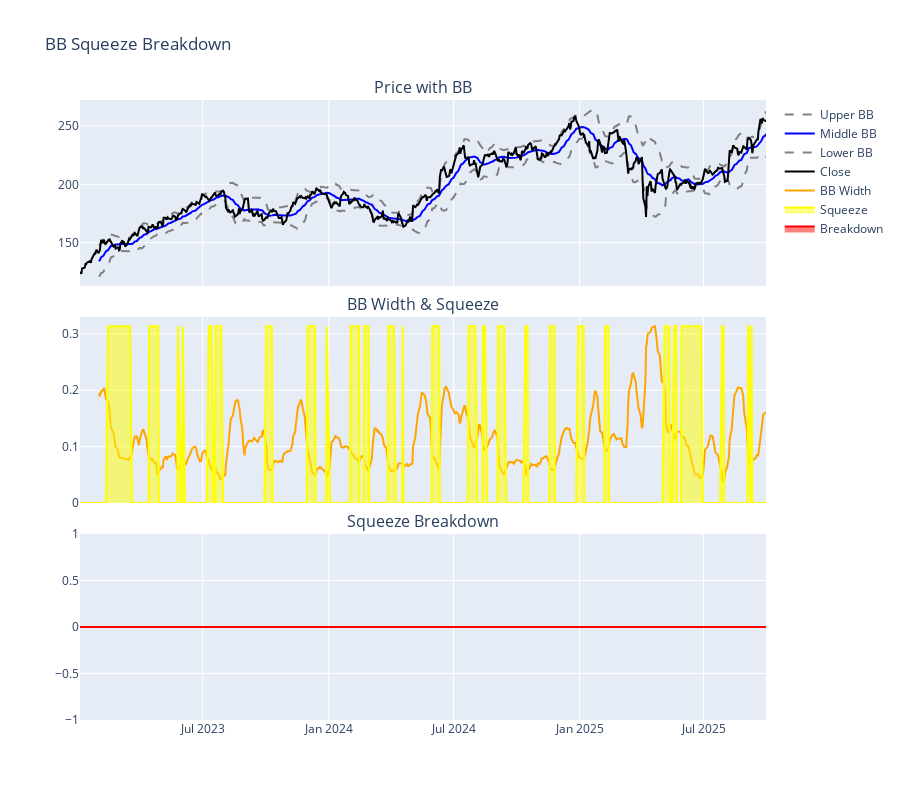

The notebook cell this image was saved under:
### Markdown cell above
## 8. Bollinger Band Squeeze Breakdown

BB squeeze (low volatility, band width at 20-day low) followed by breakdown below lower band. Often precedes sharp reversal.

### Code cell
df = detect_bb_squeeze_breakdown(df)

fig = make_subplots(rows=3, cols=1, shared_xaxes=True, vertical_spacing=0.05,
                    subplot_titles=('Price with BB', 'BB Width & Squeeze', 'Squeeze Breakdown'))

fig.add_trace(go.Scatter(x=df['date'], y=df['bb_upper'], name='Upper BB',
                        line=dict(color='gray', dash='dash')), row=1, col=1)
fig.add_trace(go.Scatter(x=df['date'], y=df['bb_middle'], name='Middle BB',
                        line=dict(color='blue')), row=1, col=1)
fig.add_trace(go.Scatter(x=df['date'], y=df['bb_lower'], name='Lower BB',
                        line=dict(color='gray', dash='dash')), row=1, col=1)
fig.add_trace(go.Scatter(x=df['date'], y=df['close'], name='Close',
                        line=dict(color='black')), row=1, col=1)

fig.add_trace(go.Scatter(x=df['date'], y=df['bb_width'], name='BB Width',
                        line=dict(color='orange')), row=2, col=1)
fig.add_trace(go.Scatter(x=df['date'], y=df['bb_squeeze'] * df['bb_width'].max(), name='Squeeze',
                        fill='tozeroy', line=dict(color='yellow'), opacity=0.3), row=2, col=1)

fig.add_trace(go.Scatter(x=df['date'], y=df['squeeze_breakdown'], name='Breakdown',
                        fill='tozeroy', line=dict(color='red')), row=3, col=1)

fig.update_layout(height=800, title_text="BB Squeeze Breakdown")
fig.show()

### Figure 1 — Plotly figure (JSON) as saved in the notebook; plotly's stock layout.template omitted (floating-point values rounded to 4 significant figures; data arrays with more than 128 entries replaced by an {"elided": "..."} marker saying what was removed)
{"data": [{"line": {"color": "gray", "dash": "dash"}, "name": "Upper BB", "type": "scatter", "x": {"elided": "688 str values"}, "xaxis": "x", "y": {"elided": "688 float values"}, "yaxis": "y"}, {"line": {"color": "blue"}, "name": "Middle BB", "type": "scatter", "x": {"elided": "688 str values"}, "xaxis": "x", "y": {"elided": "688 float values"}, "yaxis": "y"}, {"line": {"color": "gray", "dash": "dash"}, "name": "Lower BB", "type": "scatter", "x": {"elided": "688 str values"}, "xaxis": "x", "y": {"elided": "688 float values"}, "yaxis": "y"}, {"line": {"color": "black"}, "name": "Close", "type": "scatter", "x": {"elided": "688 str values"}, "xaxis": "x", "y": {"elided": "688 float values"}, "yaxis": "y"}, {"line": {"color": "orange"}, "name": "BB Width", "type": "scatter", "x": {"elided": "688 str values"}, "xaxis": "x2", "y": {"elided": "688 float values"}, "yaxis": "y2"}, {"fill": "tozeroy", "line": {"color": "yellow"}, "name": "Squeeze", "opacity": 0.3, "type": "scatter", "x": {"elided": "688 str values"}, "xaxis": "x2", "y": {"elided": "688 float values"}, "yaxis": "y2"}, {"fill": "tozeroy", "line": {"color": "red"}, "name": "Breakdown", "type": "scatter", "x": {"elided": "688 str values"}, "xaxis": "x3", "y": {"elided": "688 int values"}, "yaxis": "y3"}], "layout": {"annotations": [{"font": {"size": 16}, "showarrow": false, "text": "Price with BB", "x": 0.5, "xanchor": "center", "xref": "paper", "y": 1, "yanchor": "bottom", "yref": "paper"}, {"font": {"size": 16}, "showarrow": false, "text": "BB Width & Squeeze", "x": 0.5, "xanchor": "center", "xref": "paper", "y": 0.65, "yanchor": "bottom", "yref": "paper"}, {"font": {"size": 16}, "showarrow": false, "text": "Squeeze Breakdown", "x": 0.5, "xanchor": "center", "xref": "paper", "y": 0.3, "yanchor": "bottom", "yref": "paper"}], "height": 800, "title": {"text": "BB Squeeze Breakdown"}, "xaxis": {"anchor": "y", "domain": [0, 1], "matches": "x3", "showticklabels": false}, "xaxis2": {"anchor": "y2", "domain": [0, 1], "matches": "x3", "showticklabels": false}, "xaxis3": {"anchor": "y3", "domain": [0, 1]}, "yaxis": {"anchor": "x", "domain": [0.7, 1]}, "yaxis2": {"anchor": "x2", "domain": [0.35, 0.65]}, "yaxis3": {"anchor": "x3", "domain": [0, 0.3]}}}
